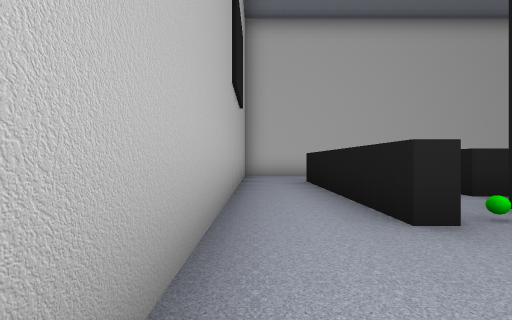
[1] (above)

18 first-person views from a walk through a scene from a Unity 3-D project. The camera is 1.3 m above the floor, looks level and sees 90° across. The floor is counted in squares, 2.42 m on a side. Each view is taken from the middle of a square. On the plan, view 1 faces up. The plan holds only what a view shows up to about 9 squares ahead; the rest is blank. The player is left out.

[2]
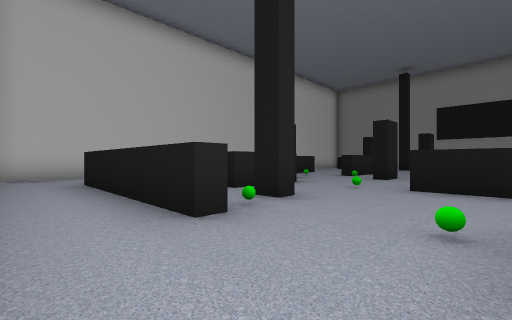

[3]
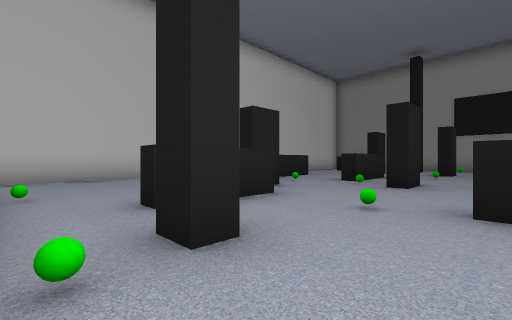

[4]
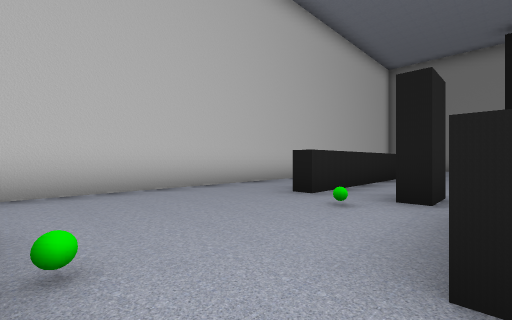

[5]
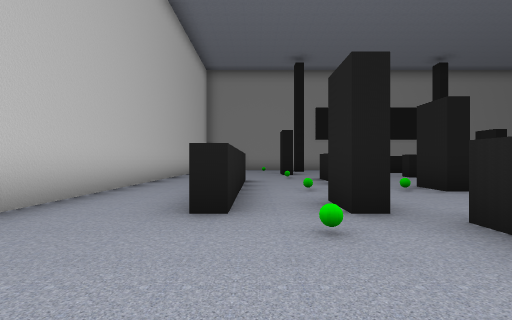

[6]
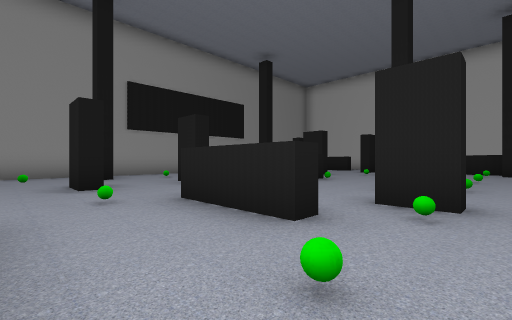

[7]
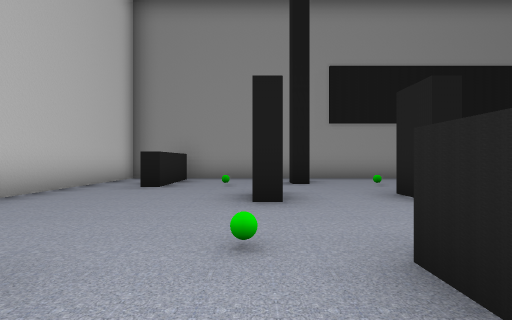

[8]
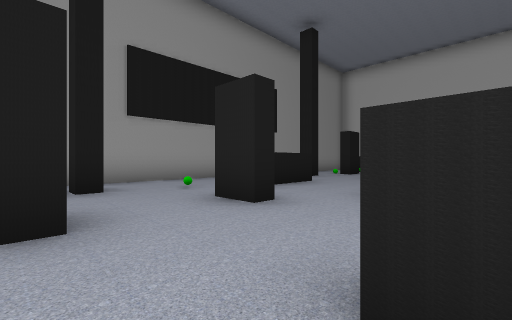

[9]
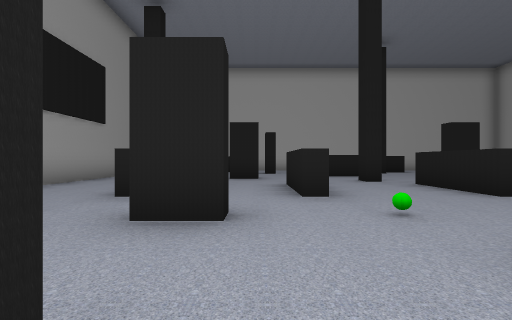

[10]
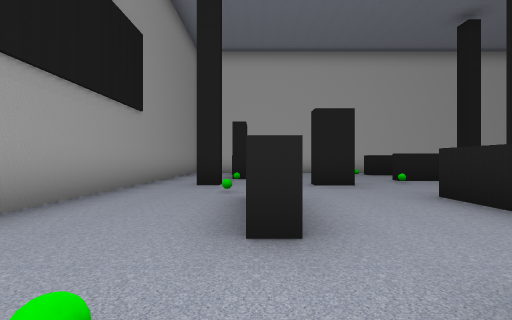

[11]
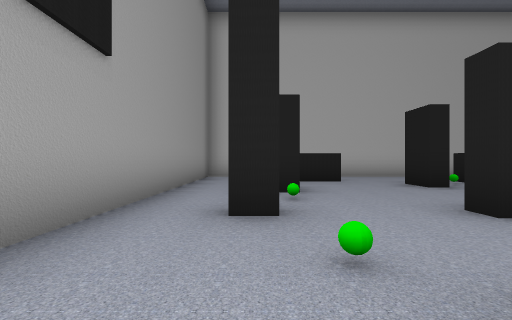

[12]
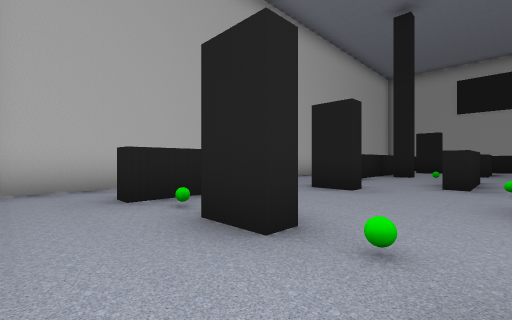

[13]
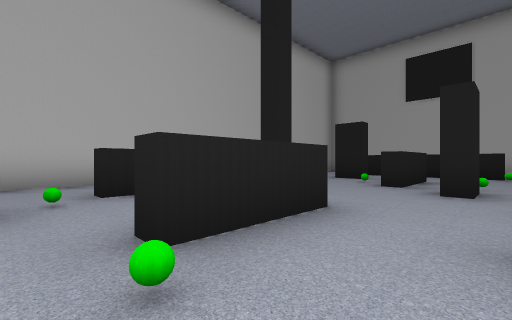

[14]
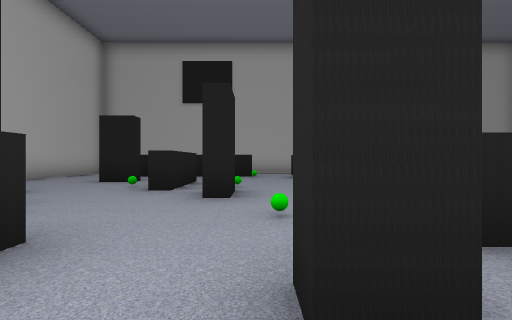

[15]
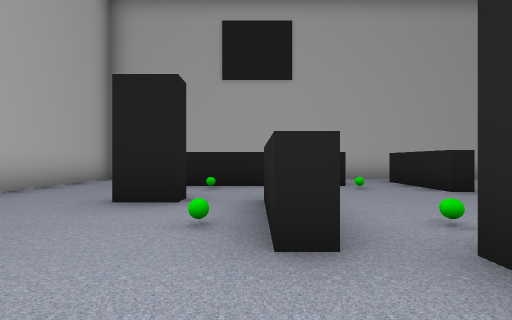

[16]
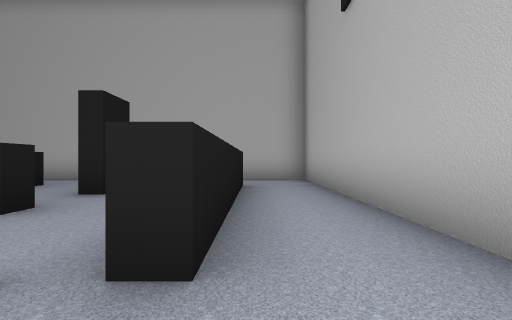

[17]
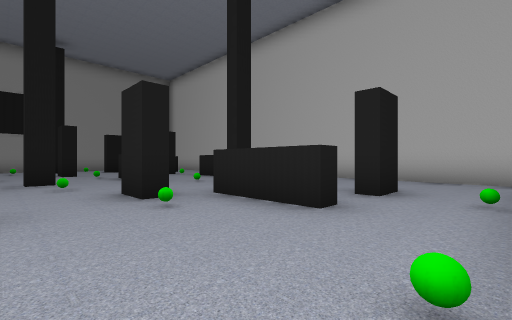

[18]
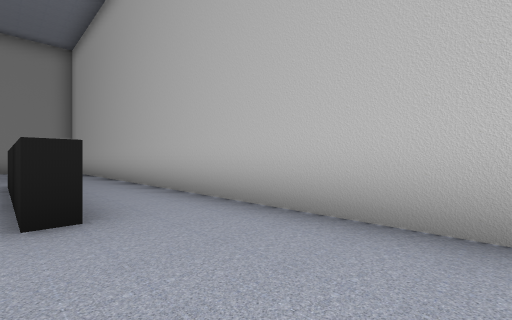

### Floor plan
Ten units are one square. View 1 is at (0, 0); x grows to the right and y downward. Boxes are objects, and circles mark ways between rooms. Rooms are numbered by the first view taken in them; rooms with no view inside come last. Other rooms are left out.
<svg viewBox="-9 -91 179 178">
<path fill="none" stroke="#000" d="M18 -21 13 -21 13 -65M-4 -81 -4 5M16 -86 -4 -86M50 0 50 -12M52 -38 32 -38M66 -63 56 -63 56 -68M56 -47 56 -50 64 -50M48 -42 52 -42M32 -38 32 -42M105 -86 16 -86M104 -38 83 -38 83 -42 104 -42M123 -46 123 -50 131 -50M98 -63 66 -63M131 -24 123 -24 123 -27 131 -27M109 -13 113 -13 113 8M82 -24 74 -24 74 -27 82 -27M136 -13 141 -13M148 -38 148 -42 154 -42M84 -12 84 8M65 -47 56 -47M137 8 137 -8M161 -69 141 -69 141 -74M165 5 165 -86 105 -86M119 25 128 25 128 28M142 42 147 42 147 51M148 29 148 25 154 25M103 35 103 40M111 50 116 50M129 64 149 64M93 12 93 18M165 65 165 5M56 28 56 25 64 25 64 28M35 39 35 35 55 35 55 39M68 52 72 52 72 56M56 61 100 61M82 35 103 35M35 59 35 50M27 2 27 7 15 7M13 21 17 21 17 58M93 18 89 18 89 12M13 62 13 21M-4 5 -4 82 16 82M15 7 6 7M56 65 56 61M55 39 35 39M116 50 116 59M35 50 38 50 38 59M16 82 145 82M149 64 149 69M145 82 165 82 165 65"/>
<rect x="15" y="-25" width="10" height="10" fill="#bbb"><title>other object</title></rect>
<rect x="15" y="-55" width="10" height="10" fill="#bbb"><title>other object</title></rect>
<rect x="45" y="-55" width="10" height="10" fill="#bbb"><title>other object</title></rect>
<rect x="45" y="-25" width="10" height="10" fill="#bbb"><title>other object</title></rect>
<rect x="75" y="-55" width="10" height="10" fill="#bbb"><title>other object</title></rect>
<rect x="105" y="-35" width="10" height="10" fill="#bbb"><title>other object</title></rect>
<rect x="105" y="-55" width="10" height="10" fill="#bbb"><title>other object</title></rect>
<rect x="135" y="-25" width="10" height="10" fill="#bbb"><title>other object</title></rect>
<rect x="135" y="-65" width="10" height="10" fill="#bbb"><title>other object</title></rect>
<rect x="105" y="25" width="10" height="10" fill="#bbb"><title>other object</title></rect>
<rect x="135" y="35" width="10" height="10" fill="#bbb"><title>other object</title></rect>
<rect x="135" y="5" width="10" height="10" fill="#bbb"><title>other object</title></rect>
<rect x="15" y="45" width="10" height="10" fill="#bbb"><title>other object</title></rect>
<rect x="15" y="15" width="10" height="10" fill="#bbb"><title>other object</title></rect>
<rect x="45" y="15" width="10" height="10" fill="#bbb"><title>other object</title></rect>
<rect x="75" y="35" width="10" height="10" fill="#bbb"><title>other object</title></rect>
<rect x="75" y="15" width="10" height="10" fill="#bbb"><title>other object</title></rect>
<rect x="105" y="55" width="10" height="10" fill="#bbb"><title>other object</title></rect>
<circle cx="10" cy="-15" r="3" fill="#2a7"/>
<circle cx="10" cy="-75" r="3" fill="#2a7"/>
<circle cx="0" cy="0" r="3" fill="#2a7"/>
<circle cx="20" cy="-40" r="3" fill="#2a7"/>
<circle cx="50" cy="-25" r="3" fill="#2a7"/>
<circle cx="35" cy="0" r="3" fill="#2a7"/>
<circle cx="100" cy="-80" r="3" fill="#2a7"/>
<circle cx="60" cy="-60" r="3" fill="#2a7"/>
<circle cx="100" cy="-5" r="3" fill="#2a7"/>
<circle cx="125" cy="-5" r="3" fill="#2a7"/>
<circle cx="155" cy="-5" r="3" fill="#2a7"/>
<circle cx="65" cy="-5" r="3" fill="#2a7"/>
<circle cx="90" cy="25" r="3" fill="#2a7"/>
<circle cx="120" cy="50" r="3" fill="#2a7"/>
<circle cx="155" cy="55" r="3" fill="#2a7"/>
<circle cx="10" cy="15" r="3" fill="#2a7"/>
<circle cx="20" cy="50" r="3" fill="#2a7"/>
<circle cx="60" cy="50" r="3" fill="#2a7"/>
<circle cx="90" cy="50" r="3" fill="#2a7"/>
<circle cx="10" cy="75" r="3" fill="#2a7"/>
<circle cx="135" cy="75" r="3" fill="#2a7"/>
<text x="0" y="-40">1</text>
<text x="30" y="-20">2</text>
<text x="50" y="-70">3</text>
<text x="110" y="-40">4</text>
<text x="130" y="30">5</text>
<text x="50" y="30">6</text>
<text x="0" y="40">7</text>
<text x="80" y="70">8</text>
<text x="150" y="70">9</text>
</svg>
Room 1 opens to room 2. Room 1 opens to room 3. Room 1 opens to room 7. Room 2 opens to room 3. Room 2 opens to room 4. Room 2 opens to room 6. Room 3 opens to room 4. Room 4 opens to room 5. Room 4 opens to room 6. Room 5 opens to room 6. Room 5 opens to room 8. Room 5 opens to room 9. Room 6 opens to room 7. Room 6 opens to room 8. Room 7 opens to room 8. Room 8 opens to room 9.

Where each view was taken, in squares from view 1:
view 1: 0 up, 0 right, facing up
view 2: 0 up, 0 right, facing up-right
view 3: 1 up, 2 right, facing up-right
view 4: 4 up, 2 right, facing up-right
view 5: 6 up, 3 right, facing right
view 6: 6 up, 7 right, facing down-right
view 7: 5 up, 9 right, facing right
view 8: 5 up, 10 right, facing down-right
view 9: 5 up, 12 right, facing down
view 10: 3 up, 14 right, facing down
view 11: 0 up, 15 right, facing down
view 12: 3 down, 16 right, facing down-left
view 13: 2 down, 11 right, facing down-left
view 14: 2 down, 10 right, facing left
view 15: 4 down, 7 right, facing left
view 16: 1 down, 1 right, facing down
view 17: 1 down, 2 right, facing down-right
view 18: 6 down, 3 right, facing down-right
